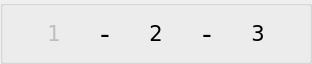
  <widget class="QGroupBox" name="pageNumBox">
   <property name="geometry">
    <rect>
     <x>490</x>
     <y>610</y>
     <width>293</width>
     <height>53</height>
    </rect>
   </property>
   <property name="title">
    <string/>
   </property>
   <property name="flat">
    <bool>true</bool>
   </property>
   <layout class="QHBoxLayout" name="horizontalLayout_2">
    <item>
     <widget class="QPushButton" name="GoTo1">
      <property name="enabled">
       <bool>false</bool>
      </property>
      <property name="font">
       <font>
        <family>Verdana</family>
        <pointsize>16</pointsize>
       </font>
      </property>
      <property name="text">
       <string>1</string>
      </property>
      <property name="flat">
       <bool>true</bool>
      </property>
     </widget>
    </item>
    <item>
     <widget class="QLabel" name="label_3">
      <property name="font">
       <font>
        <family>Verdana</family>
        <pointsize>20</pointsize>
       </font>
      </property>
      <property name="text">
       <string>-</string>
      </property>
     </widget>
    </item>
    <item>
     <widget class="QPushButton" name="GoTo2">
      <property name="font">
       <font>
        <family>Verdana</family>
        <pointsize>16</pointsize>
       </font>
      </property>
      <property name="text">
       <string>2</string>
      </property>
      <property name="flat">
       <bool>true</bool>
      </property>
     </widget>
    </item>
    <item>
     <widget class="QLabel" name="label_4">
      <property name="font">
       <font>
        <family>Verdana</family>
        <pointsize>20</pointsize>
       </font>
      </property>
      <property name="text">
       <string>-</string>
      </property>
     </widget>
    </item>
    <item>
     <widget class="QPushButton" name="GoTo3">
      <property name="font">
       <font>
        <family>Verdana</family>
        <pointsize>16</pointsize>
       </font>
      </property>
      <property name="text">
       <string>3</string>
      </property>
      <property name="flat">
       <bool>true</bool>
      </property>
     </widget>
    </item>
   </layout>
  </widget>
